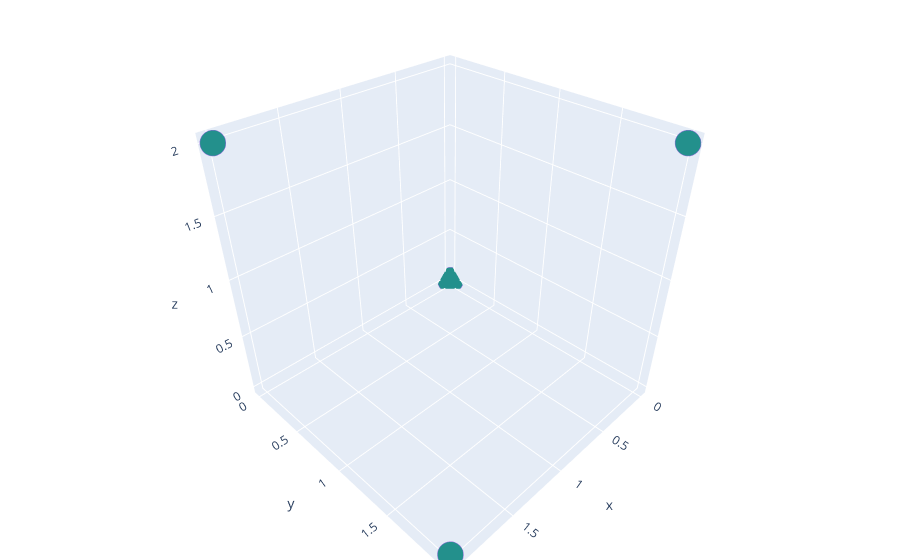

The notebook cell this image was saved under:
### Code cell
visualize(structure)

### Figure 1 — Plotly figure (JSON) as saved in the notebook; plotly's stock layout.template omitted (floating-point values rounded to 4 significant figures)
{"data": [{"marker": {"color": [0, 0, 0, 0], "colorscale": [[0, "#440154"], [0.1111, "#482878"], [0.2222, "#3e4989"], [0.3333, "#31688e"], [0.4444, "#26828e"], [0.5556, "#1f9e89"], [0.6667, "#35b779"], [0.7778, "#6ece58"], [0.8889, "#b5de2b"], [1, "#fde725"]], "line": {"color": "MediumPurple", "width": 12}, "size": 9}, "mode": "markers", "type": "scatter3d", "x": [0, 0, 2.005, 2.005], "y": [0, 2.005, 0, 2.005], "z": [0, 2.005, 2.005, 0]}], "layout": {"margin": {"b": 0, "l": 0, "r": 0, "t": 0}}}
